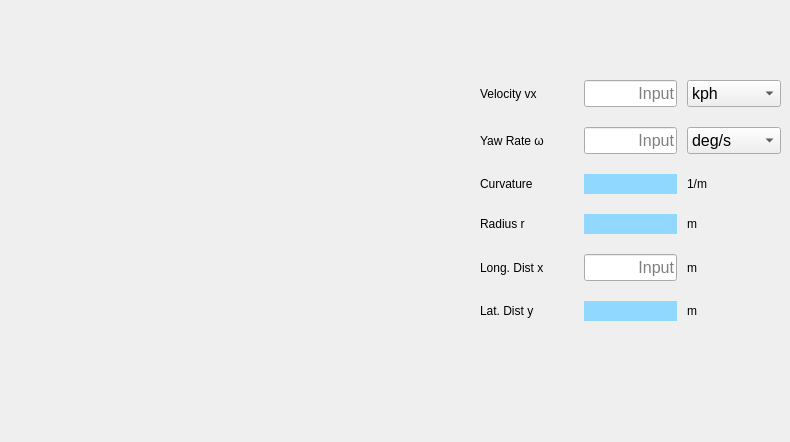
      <widget class="QWidget" name="tab_19">
       <attribute name="title">
        <string>Curve</string>
       </attribute>
       <widget class="QWidget" name="gridLayoutWidget_12">
        <property name="geometry">
         <rect>
          <x>480</x>
          <y>70</y>
          <width>301</width>
          <height>261</height>
         </rect>
        </property>
        <layout class="QGridLayout" name="gridLayout_12" rowstretch="0,0,0,0,0,0" columnstretch="1,1,1">
         <property name="topMargin">
          <number>10</number>
         </property>
         <property name="bottomMargin">
          <number>10</number>
         </property>
         <property name="horizontalSpacing">
          <number>10</number>
         </property>
         <property name="verticalSpacing">
          <number>20</number>
         </property>
         <item row="0" column="0">
          <widget class="QLabel" name="label_curve_vx">
           <property name="text">
            <string>Velocity vx</string>
           </property>
          </widget>
         </item>
         <item row="0" column="2">
          <widget class="QComboBox" name="comboBox_curve_vx_unit">
           <property name="font">
            <font>
             <pointsize>12</pointsize>
             <bold>false</bold>
            </font>
           </property>
           <item>
            <property name="text">
             <string>kph</string>
            </property>
           </item>
           <item>
            <property name="text">
             <string>m/s</string>
            </property>
           </item>
          </widget>
         </item>
         <item row="4" column="2">
          <widget class="QLabel" name="label_curve_long_unit">
           <property name="text">
            <string>m</string>
           </property>
          </widget>
         </item>
         <item row="1" column="2">
          <widget class="QComboBox" name="comboBox_curve_yaw_unit">
           <property name="font">
            <font>
             <pointsize>12</pointsize>
             <bold>false</bold>
            </font>
           </property>
           <item>
            <property name="text">
             <string>deg/s</string>
            </property>
           </item>
           <item>
            <property name="text">
             <string>rad/s</string>
            </property>
           </item>
          </widget>
         </item>
         <item row="5" column="2">
          <widget class="QLabel" name="label_curve_lat_unit">
           <property name="text">
            <string>m</string>
           </property>
          </widget>
         </item>
         <item row="3" column="1">
          <widget class="QLabel" name="output_curve_radius">
           <property name="font">
            <font>
             <pointsize>12</pointsize>
             <bold>false</bold>
            </font>
           </property>
           <property name="styleSheet">
            <string notr="true">QLabel{background-color: rgb(145, 216, 255)}</string>
           </property>
           <property name="text">
            <string/>
           </property>
           <property name="alignment">
            <set>Qt::AlignRight|Qt::AlignTrailing|Qt::AlignVCenter</set>
           </property>
          </widget>
         </item>
         <item row="5" column="1">
          <widget class="QLabel" name="output_curve_lat">
           <property name="font">
            <font>
             <pointsize>12</pointsize>
             <bold>false</bold>
            </font>
           </property>
           <property name="styleSheet">
            <string notr="true">QLabel{background-color: rgb(145, 216, 255)}</string>
           </property>
           <property name="text">
            <string/>
           </property>
           <property name="alignment">
            <set>Qt::AlignRight|Qt::AlignTrailing|Qt::AlignVCenter</set>
           </property>
          </widget>
         </item>
         <item row="1" column="1">
          <widget class="QLineEdit" name="input_curve_yaw">
           <property name="font">
            <font>
             <pointsize>12</pointsize>
             <bold>false</bold>
            </font>
           </property>
           <property name="alignment">
            <set>Qt::AlignRight|Qt::AlignTrailing|Qt::AlignVCenter</set>
           </property>
           <property name="dragEnabled">
            <bool>true</bool>
           </property>
           <property name="placeholderText">
            <string>Input</string>
           </property>
          </widget>
         </item>
         <item row="3" column="2">
          <widget class="QLabel" name="label_curve_radius_unit">
           <property name="text">
            <string>m</string>
           </property>
          </widget>
         </item>
         <item row="2" column="1">
          <widget class="QLabel" name="output_curve_curva">
           <property name="font">
            <font>
             <pointsize>12</pointsize>
             <bold>false</bold>
            </font>
           </property>
           <property name="styleSheet">
            <string notr="true">QLabel{background-color: rgb(145, 216, 255)}</string>
           </property>
           <property name="text">
            <string/>
           </property>
           <property name="alignment">
            <set>Qt::AlignRight|Qt::AlignTrailing|Qt::AlignVCenter</set>
           </property>
          </widget>
         </item>
         <item row="2" column="0">
          <widget class="QLabel" name="label_curve_curva">
           <property name="text">
            <string>Curvature</string>
           </property>
          </widget>
         </item>
         <item row="5" column="0">
          <widget class="QLabel" name="label_curve_lat">
           <property name="text">
            <string>Lat. Dist y</string>
           </property>
          </widget>
         </item>
         <item row="2" column="2">
          <widget class="QLabel" name="label_curve_curva_unit">
           <property name="text">
            <string>1/m</string>
           </property>
          </widget>
         </item>
         <item row="3" column="0">
          <widget class="QLabel" name="label_curve_radius">
           <property name="text">
            <string>Radius r</string>
           </property>
          </widget>
         </item>
         <item row="0" column="1">
          <widget class="QLineEdit" name="input_curve_vx">
           <property name="font">
            <font>
             <pointsize>12</pointsize>
             <bold>false</bold>
            </font>
           </property>
           <property name="alignment">
            <set>Qt::AlignRight|Qt::AlignTrailing|Qt::AlignVCenter</set>
           </property>
           <property name="dragEnabled">
            <bool>true</bool>
           </property>
           <property name="placeholderText">
            <string>Input</string>
           </property>
          </widget>
         </item>
         <item row="4" column="1">
          <widget class="QLineEdit" name="input_curve_long">
           <property name="font">
            <font>
             <pointsize>12</pointsize>
             <bold>false</bold>
            </font>
           </property>
           <property name="alignment">
            <set>Qt::AlignRight|Qt::AlignTrailing|Qt::AlignVCenter</set>
           </property>
           <property name="dragEnabled">
            <bool>true</bool>
           </property>
           <property name="placeholderText">
            <string>Input</string>
           </property>
          </widget>
         </item>
         <item row="4" column="0">
          <widget class="QLabel" name="label_curve_long">
           <property name="text">
            <string>Long. Dist x</string>
           </property>
          </widget>
         </item>
         <item row="1" column="0">
          <widget class="QLabel" name="label_curve_yaw">
           <property name="text">
            <string>Yaw Rate ω</string>
           </property>
          </widget>
         </item>
        </layout>
       </widget>
       <widget class="QWidget" name="verticalLayoutWidget">
        <property name="geometry">
         <rect>
          <x>70</x>
          <y>10</y>
          <width>407</width>
          <height>423</height>
         </rect>
        </property>
        <layout class="QVBoxLayout" name="verticalLayout" stretch="0">
         <property name="sizeConstraint">
          <enum>QLayout::SetNoConstraint</enum>
         </property>
         <property name="leftMargin">
          <number>20</number>
         </property>
         <property name="topMargin">
          <number>20</number>
         </property>
         <property name="rightMargin">
          <number>20</number>
         </property>
         <property name="bottomMargin">
          <number>20</number>
         </property>
         <item>
          <widget class="QLabel" name="label">
           <property name="text">
            <string/>
           </property>
           <property name="pixmap">
            <pixmap>image/Distance_to_curve1.png</pixmap>
           </property>
           <property name="scaledContents">
            <bool>true</bool>
           </property>
          </widget>
         </item>
        </layout>
       </widget>
      </widget>
